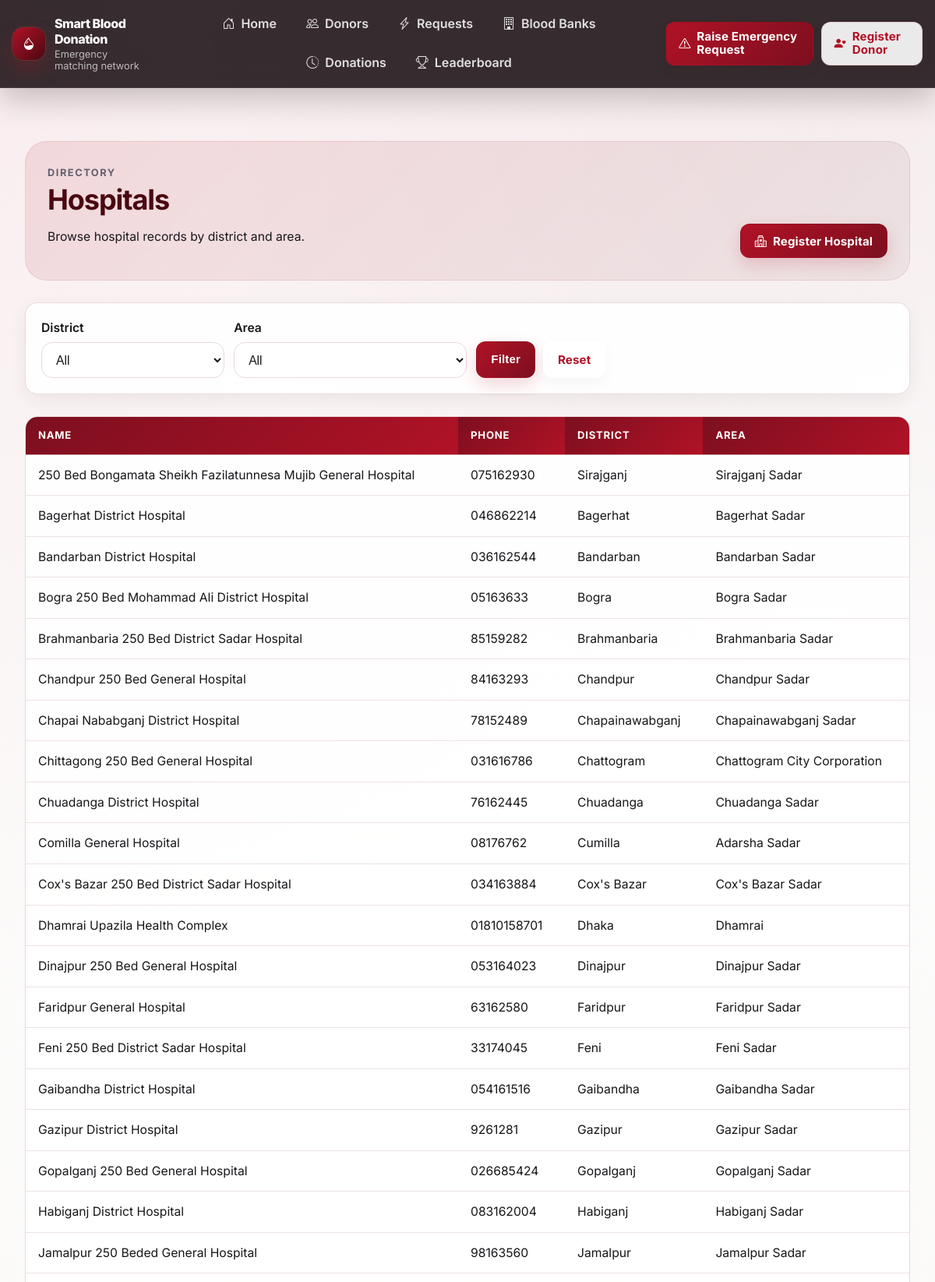
The app's page /hospital/view_hospitals.php (upper part) with its own data.
### tables this page shows
CREATE TABLE Hospital (
    hospital_id INT AUTO_INCREMENT PRIMARY KEY,
    name VARCHAR(150) NOT NULL,
    phone VARCHAR(20),
    area_id INT,

    FOREIGN KEY (area_id) REFERENCES Area(area_id)
        ON DELETE RESTRICT ON UPDATE CASCADE
);

CREATE TABLE Area (
    area_id INT AUTO_INCREMENT PRIMARY KEY,
    area_name VARCHAR(100) NOT NULL,
    district VARCHAR(100) NOT NULL,
    UNIQUE (area_name, district)
);

### hospital/view_hospitals.php (the view, shortened to what this page needs)
<?php
include '../includes/db_connect.php';
$where = [];
$where_sql = count($where)>0 ? 'WHERE '.implode(' AND ', $where) : '';
$sql = "SELECT h.hospital_id, h.name, h.phone, a.area_name, a.district FROM Hospital h LEFT JOIN Area a ON a.area_id = h.area_id $where_sql ORDER BY h.name ASC";
$stmt = $conn->prepare($sql);
if ($stmt) {
    $stmt->execute();
    $res = $stmt->get_result();
} else { $res = $conn->query($sql); }
?>
<!DOCTYPE html>
<html lang="en">
<head>
    <link rel="stylesheet" href="../assets/style.css">
</head>
<body>
<?php include '../includes/header.php'; ?>
<main class="page-shell">
    <div class="page-shell">
        <section class="page-hero">
            <div class="space-between" style="display:flex; gap:12px; flex-wrap:wrap; align-items:end;">
                <div>
                    <span class="eyebrow">Directory</span>
                    <h1 class="page-title">Hospitals</h1>
                    <p>Browse hospital records by district and area.</p>
                </div>
                <a class="button-primary" href="register_hospital.php"><i class="bi bi-hospital"></i>Register Hospital</a>
            </div>
        </section>
        <section class="section-block filters">
            <form method="GET" class="grid grid-3">
                <div class="filter-field">
                    <label>District</label>
                    <select id="district" name="district"><option value="">All</option></select>
                </div>
                <div class="filter-field">
                    <label>Area</label>
                    <select id="area_id" name="area_id"><option value="0">All</option></select>
                </div>
                <div class="filter-field" style="display:flex; gap:10px; flex-wrap:wrap;">
                    <button type="submit" class="button-primary">Filter</button>
                    <a class="button-outline" href="view_hospitals.php">Reset</a>
                </div>
            </form>
        </section>
        <section class="section-block">
            <div class="table-wrap">
                <table>
                    <thead><tr><th>Name</th><th>Phone</th><th>District</th><th>Area</th></tr></thead>
                    <tbody>
                        <?php while ($row = $res->fetch_assoc()) { ?>
                        <tr>
                            <td><?= htmlspecialchars($row['name']) ?></td>
                            <td><?= htmlspecialchars($row['phone'] ?? '') ?></td>
                            <td><?= htmlspecialchars($row['district'] ?? '') ?></td>
                            <td><?= htmlspecialchars($row['area_name'] ?? '') ?></td>
                        </tr>
                        <?php } ?>
                    </tbody>
                </table>
            </div>
        </section>
    </div>
</main>
</body>
</html>

### includes/header.php (shortened to what this page needs)
<?php
$currentPath = parse_url($_SERVER['REQUEST_URI'] ?? '', PHP_URL_PATH) ?: '';
$currentPath = str_replace('\\', '/', $currentPath);
function nav_is_active($currentPath, $target)
{
    return strpos($currentPath, $target) !== false;
}
?>
<header class="nav-shell">
    <div class="nav-shell-inner">
        <a class="nav-brand" href="/blood_donation/index.php" aria-label="Smart Blood Donation home">
            <span class="brand-mark"><i class="bi bi-droplet-half"></i></span>
            <span class="brand-copy">
                <span class="brand-title">Smart Blood Donation</span>
                <span class="brand-subtitle">Emergency matching network</span>
            </span>
        </a>
        <nav class="nav-links" aria-label="Primary navigation">
            <a href="/blood_donation/index.php" class="<?= nav_is_active($currentPath, '/blood_donation/index.php') ? 'is-active' : '' ?>"><i class="bi bi-house-door"></i>Home</a>
            <a href="/blood_donation/donor/view_donors.php" class="<?= nav_is_active($currentPath, '/blood_donation/donor/') ? 'is-active' : '' ?>"><i class="bi bi-people"></i>Donors</a>
            <a href="/blood_donation/hospital/view_requests.php" class="<?= nav_is_active($currentPath, '/blood_donation/hospital/view_requests.php') || nav_is_active($currentPath, '/blood_donation/hospital/matched_donors.php') || nav_is_active($currentPath, '/blood_donation/hospital/raise_request.php') ? 'is-active' : '' ?>"><i class="bi bi-lightning-charge"></i>Requests</a>
            <a href="/blood_donation/inventory/blood_banks.php" class="<?= nav_is_active($currentPath, '/blood_donation/inventory/') ? 'is-active' : '' ?>"><i class="bi bi-building"></i>Blood Banks</a>
            <a href="/blood_donation/donation/view_donation_history.php" class="<?= nav_is_active($currentPath, '/blood_donation/donation/') ? 'is-active' : '' ?>"><i class="bi bi-clock-history"></i>Donations</a>
            <a href="/blood_donation/leaderboard.php" class="<?= nav_is_active($currentPath, '/blood_donation/leaderboard.php') ? 'is-active' : '' ?>"><i class="bi bi-trophy"></i>Leaderboard</a>
        </nav>
        <div class="nav-actions">
            <a href="/blood_donation/hospital/raise_request.php" class="button-primary"><i class="bi bi-exclamation-triangle"></i>Raise Emergency Request</a>
            <a href="/blood_donation/donor/register_donor.php" class="button-outline"><i class="bi bi-person-heart"></i>Register Donor</a>
        </div>
    </div>
</header>

### records on screen
hospital: name "250 Bed Bongamata Sheikh Fazilatunnesa Mujib General Hospital", phone "075162930", area.district "Sirajganj", area.area_name "Sirajganj Sadar"
hospital: name "Bagerhat District Hospital", phone "046862214", area.district "Bagerhat", area.area_name "Bagerhat Sadar"
hospital: name "Bandarban District Hospital", phone "036162544", area.district "Bandarban", area.area_name "Bandarban Sadar"
hospital: name "Bogra 250 Bed Mohammad Ali District Hospital", phone "05163633", area.district "Bogra", area.area_name "Bogra Sadar"
hospital: name "Brahmanbaria 250 Bed District Sadar Hospital", phone "85159282", area.district "Brahmanbaria", area.area_name "Brahmanbaria Sadar"
hospital: name "Chandpur 250 Bed General Hospital", phone "84163293", area.district "Chandpur", area.area_name "Chandpur Sadar"
hospital: name "Chapai Nababganj District Hospital", phone "78152489", area.district "Chapainawabganj", area.area_name "Chapainawabganj Sadar"
hospital: name "Chittagong 250 Bed General Hospital", phone "031616786", area.district "Chattogram", area.area_name "Chattogram City Corporation"
hospital: name "Chuadanga District Hospital", phone "76162445", area.district "Chuadanga", area.area_name "Chuadanga Sadar"
hospital: name "Comilla General Hospital", phone "08176762", area.district "Cumilla", area.area_name "Adarsha Sadar"
hospital: name "Cox's Bazar 250 Bed District Sadar Hospital", phone "034163884", area.district "Cox's Bazar", area.area_name "Cox's Bazar Sadar"
hospital: name "Dhamrai Upazila Health Complex", phone "01810158701", area.district "Dhaka", area.area_name "Dhamrai"
hospital: name "Dinajpur 250 Bed General Hospital", phone "053164023", area.district "Dinajpur", area.area_name "Dinajpur Sadar"
hospital: name "Faridpur General Hospital", phone "63162580", area.district "Faridpur", area.area_name "Faridpur Sadar"
hospital: name "Feni 250 Bed District Sadar Hospital", phone "33174045", area.district "Feni", area.area_name "Feni Sadar"
hospital: name "Gaibandha District Hospital", phone "054161516", area.district "Gaibandha", area.area_name "Gaibandha Sadar"
hospital: name "Gazipur District Hospital", phone "9261281", area.district "Gazipur", area.area_name "Gazipur Sadar"
hospital: name "Gopalganj 250 Bed General Hospital", phone "026685424", area.district "Gopalganj", area.area_name "Gopalganj Sadar"
hospital: name "Habiganj District Hospital", phone "083162004", area.district "Habiganj", area.area_name "Habiganj Sadar"
hospital: name "Jamalpur 250 Beded General Hospital", phone "98163560", area.district "Jamalpur", area.area_name "Jamalpur Sadar"
